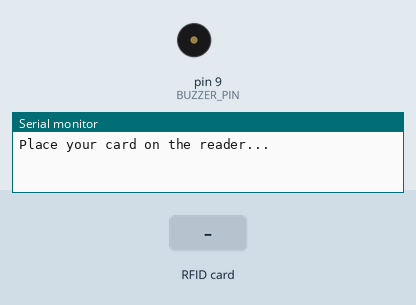
Recording of a sketch running on a simulated Arduino Uno, built with avr-gcc and run on an emulated ATmega328P. Shown: buzzer (waves = sounding, pin HIGH), the last lines printed to the serial monitor. Inputs (shaded band) come from the test bench. Pins used as bus, display or sensor lines are not drawn.

Above: at 1.2 s.
1.3 s: RFID card 5E 7A 19 C4 held to the reader
At 2.1 s:
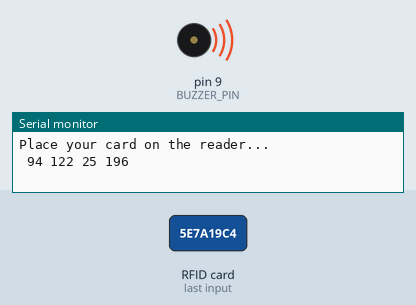
Timing chart, 0 to 4.3 s (numbered marks = the images above; inputs shaded):
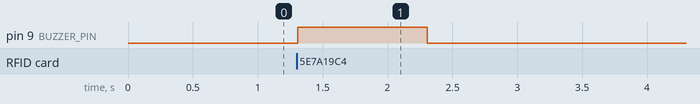

Measured:
- after the input at 1.3 s, pin 9 (BUZZER_PIN): LOW → HIGH at once, → LOW 1.0 s later

The sketch:

Reading_Tag_UIDs_modified.ino
```cpp
#include <SPI.h>
#include <MFRC522.h>

#define SS_PIN 10
#define RST_PIN 5
#define BUZZER_PIN 9  // Pin connected to the buzzer

MFRC522 rfid(SS_PIN, RST_PIN);  // Instance of the MFRC522 class

// List of known tags (replace with your actual known tag values)
byte knownTags[3][4] = {
  {92, 27, 200, 51}, // Example tag 1
  {250, 212, 22, 63},  // Example tag 2
  {250, 203, 72, 179}
};
const int KnownTagCount = 3;

void setup() {
  Serial.begin(9600);  // Start the serial communication
  SPI.begin();         // Init SPI bus
  rfid.PCD_Init();     // Init MFRC522
  pinMode(BUZZER_PIN, OUTPUT);  // Set buzzer pin as OUTPUT
  Serial.println("Place your card on the reader...");
}

void loop() {
  // Reset the loop if no new card present on the sensor/reader. This saves the entire process when idle.
  if (!rfid.PICC_IsNewCardPresent())
    return;

  // Verify if the NUID has been read
  if (!rfid.PICC_ReadCardSerial())
    return;

  printDec(rfid.uid.uidByte, rfid.uid.size);
  Serial.println();

  // Check if the scanned tag is known
  if (!isKnownTag(rfid.uid.uidByte)) {
//    Serial.println("Unknown tag detected!");
    soundBuzzer();
  }

  // Halt PICC
  rfid.PICC_HaltA();

  // Stop encryption on PCD
  rfid.PCD_StopCrypto1();
}

// Function to check if the scanned tag is in the list of known tags
bool isKnownTag(byte *tag) {
  for (int i = 0; i < KnownTagCount; i++) {
    bool match = true;
    for (int j = 0; j < 4; j++) {
      if (knownTags[i][j] != tag[j]) {
        match = false;
        break;
      }
    }
    if (match)
      return true;
  }
  return false;
}


// Function to sound the buzzer
void soundBuzzer() {
  digitalWrite(BUZZER_PIN, HIGH);  // Turn the buzzer on
  delay(1000);                     // Keep the buzzer on for 1 second
  digitalWrite(BUZZER_PIN, LOW);   // Turn the buzzer off
}

/**
 * Helper function to print a byte array in decimal format.
 */
void printDec(byte *buffer, byte bufferSize) {
  for (byte i = 0; i < bufferSize; i++) {
    Serial.print(' ');
    Serial.print(buffer[i], DEC);
  }
}
```
